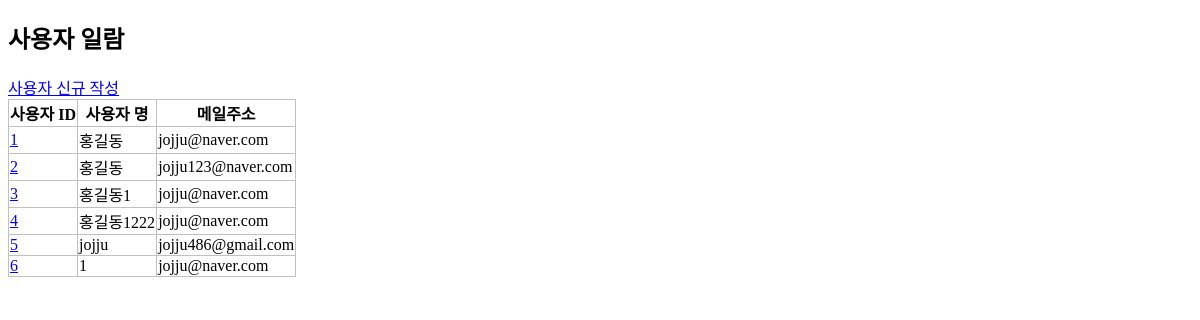
Page /crud/users (signed in) on the earlier database version.
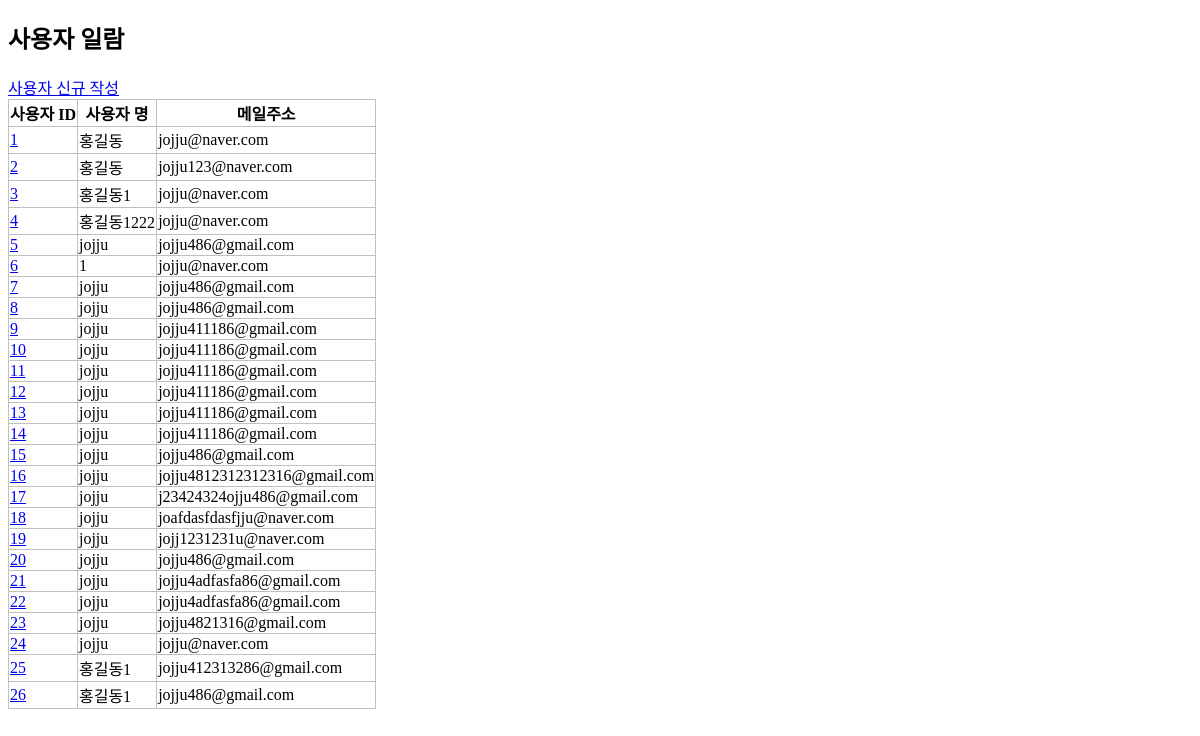
Same page on the later database version.
### apps/crud/models.py (models this page shows, shortened)
class User(db.Model, UserMixin):
    __tablename__="users"
    id = db.Column(db.Integer, primary_key=True)
    username = db.Column(db.String, index=True)
    email = db.Column(db.String, index=True)
    password_hash = db.Column(db.String)
    create_at = db.Column(db.DateTime, default=datetime.now)
    update_at = db.Column(db.DateTime, default=datetime.now, onupdate=datetime.now)
    @property
    def password(self):
        raise AttributeError('읽어 들일 수 없음')

### apps/crud/views.py (the view)
@crud.route('/users')
@login_required
def users():
    users = User.query.all()
    return render_template('crud/index.html', users = users)

### apps/crud/models.py (called while the page is built)
@login_manager.user_loader
def load_user(user_id):
    return User.query.get(user_id)

### apps/crud/templates/crud/index.html (shortened to what this page needs)
<!DOCTYPE html>
<html lang="ko">
    <head>
        <link rel="stylesheet" href="{{url_for('crud.static',filename='style.css')}}"/>
    </head>
    <body>
        <h2>사용자 일람</h2>
        <a href="{{ url_for('crud.create_user')}}">사용자 신규 작성</a>
        <table>
            <tr>
                <th>사용자 ID</th>
                <th>사용자 명</th>
                <th>메일주소</th>
            </tr>
            {% for i in users %}
                <tr>
                    <td><a href="{{url_for('crud.edit_user',user_id=i.id)}}">{{ i.id }}</a></td>
                    <td>{{ i.username }}</td>
                    <td>{{ i.email }}</td>
                </tr>
            {% endfor %}
        </table>
    </body>
</html>

### apps/crud/static/style.css (style rules this page uses)
table { border-collapse: collapse; }
table, th, td { border: 1px solid #c0c0c0; }

Differences in the rows shown:
added User: id "7", username "jojju", email "jojju486@gmail.com"
added User: id "8", username "jojju", email "jojju486@gmail.com"
added User: id "9", username "jojju", email "jojju411186@gmail.com"
added User: id "10", username "jojju", email "jojju411186@gmail.com"
added User: id "11", username "jojju", email "jojju411186@gmail.com"
added User: id "12", username "jojju", email "jojju411186@gmail.com"
added User: id "13", username "jojju", email "jojju411186@gmail.com"
added User: id "14", username "jojju", email "jojju411186@gmail.com"
added User: id "15", username "jojju", email "jojju486@gmail.com"
added User: id "16", username "jojju", email "jojju4812312312316@gmail.com"
added User: id "17", username "jojju", email "j23424324ojju486@gmail.com"
added User: id "18", username "jojju", email "joafdasfdasfjju@naver.com"
added User: id "19", username "jojju", email "jojj1231231u@naver.com"
added User: id "20", username "jojju", email "jojju486@gmail.com"
added User: id "21", username "jojju", email "jojju4adfasfa86@gmail.com"
added User: id "22", username "jojju", email "jojju4adfasfa86@gmail.com"
added User: id "23", username "jojju", email "jojju4821316@gmail.com"
added User: id "24", username "jojju", email "jojju@naver.com"
added User: id "25", username "홍길동1", email "jojju412313286@gmail.com"
added User: id "26", username "홍길동1", email "jojju486@gmail.com"
